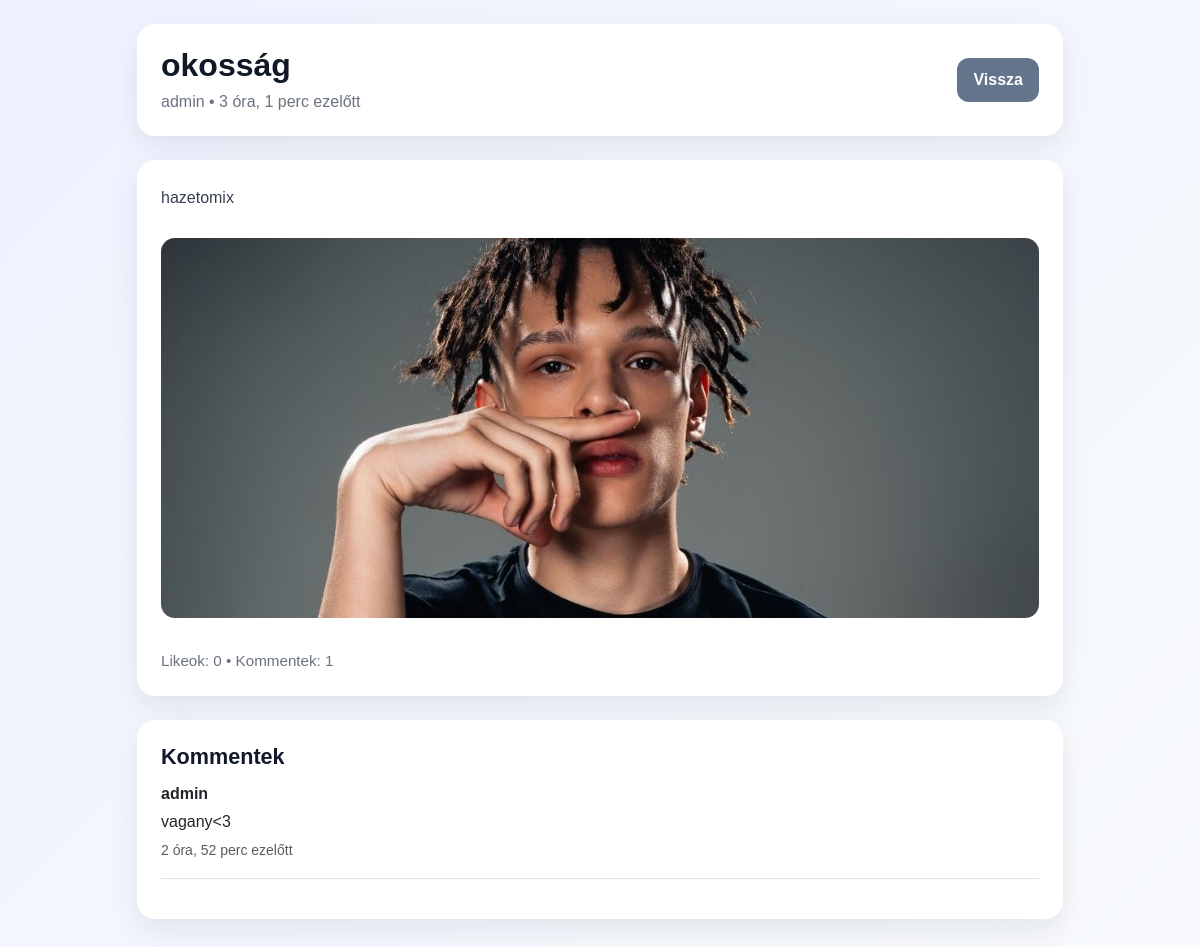
Page /post/2/ on the earlier database version.
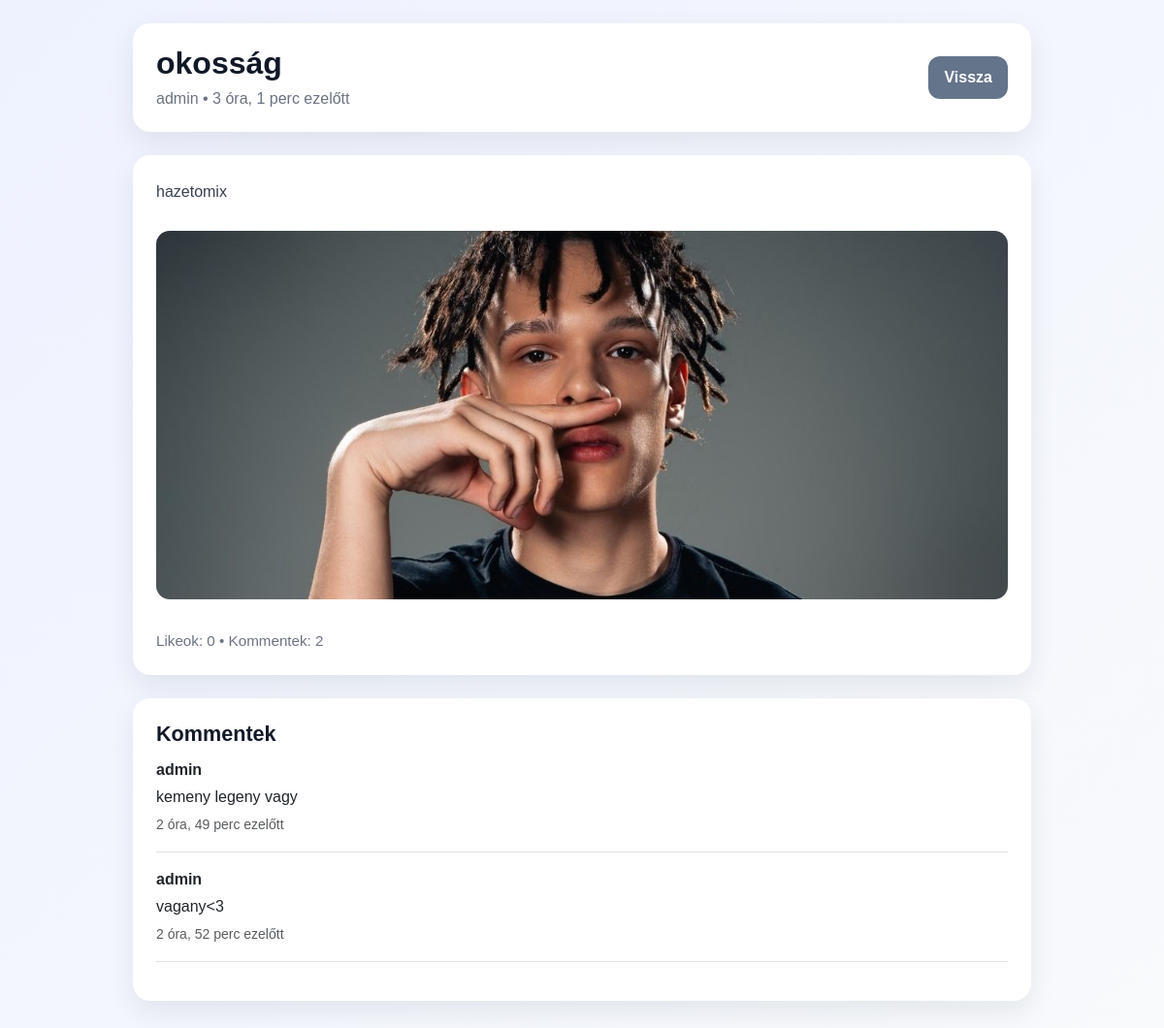
Same page on the later database version.
### social/models.py (models this page shows, shortened)
class Comment(models.Model):
    post = models.ForeignKey(Post, on_delete=models.CASCADE, related_name='comments')
    author = models.ForeignKey(User, on_delete=models.CASCADE)
    content = models.TextField()
    created_at = models.DateTimeField(auto_now_add=True)

### social/views.py (the view)
# urls.py: path('post/<int:post_id>/', views.post_detail, name='post_detail'),
def post_detail(request, post_id):
    post = get_object_or_404(Post, id=post_id)
    comments = post.comments.all().order_by('-created_at')
    if request.method == 'POST':
        if request.user.is_authenticated:
            form = CommentForm(request.POST)
            if form.is_valid():
                comment = form.save(commit=False)
                comment.post = post
                comment.author = request.user
                comment.save()
                return redirect('post_detail', post_id=post.id)
        else:
            return redirect('login')
    else:
        form = CommentForm()
    return render(request, 'post_detail.html', {
        'post': post,
        'comments': comments,
        'form': form
    })

### social/templates/post_detail.html (shortened to what this page needs)
{% load static %}
<!DOCTYPE html>
<html>
<head>
    <link rel="stylesheet" href="https://cdn.jsdelivr.net/npm/bootstrap@5.3.0/dist/css/bootstrap.min.css">
    <link rel="stylesheet" href="{% static 'css/style.css' %}">
</head>
<body>
    <div class="container py-4">
        <div class="page-header d-flex justify-content-between align-items-center flex-wrap gap-3">
            <div>
                <h1 class="page-title">{{ post.title }}</h1>
                <p class="subtitle">{{ post.author.username }} • {{ post.created_at|timesince }} ezelőtt</p>
            </div>
            <div class="top-buttons">
                <a href="{% url 'home' %}" class="btn btn-secondary">Vissza</a>
            </div>
        </div>
        <div class="card mb-4">
            <div class="card-body">
                <p class="card-text">{{ post.content }}</p>
                {% if post.image %}
                    <img src="{{ post.image.url }}" class="post-image" alt="Poszt kép">
                {% endif %}
                <p class="post-meta mt-3">Likeok: {{ post.likes.count }} • Kommentek: {{ comments.count }}</p>
            </div>
        </div>
        <div class="card mb-4">
            <div class="card-body">
                <h4 class="card-title">Kommentek</h4>
                {% for comment in comments %}
                    <div class="mb-3 pb-3 border-bottom">
                        <p class="mb-1"><strong>{{ comment.author.username }}</strong></p>
                        <p class="mb-1">{{ comment.content }}</p>
                        <small class="text-muted">{{ comment.created_at|timesince }} ezelőtt</small>
                    </div>
                {% empty %}
                    <p class="mb-0 text-muted">Még nincs komment.</p>
                {% endfor %}
            </div>
        </div>
    </div>
</body>
</html>

Differences in the rows shown:
added Comment: author.username "admin", content "kemeny legeny vagy", created_at "2 óra, 49 perc"
Other differences:
{{ comments.count }}: "1" → "2"
